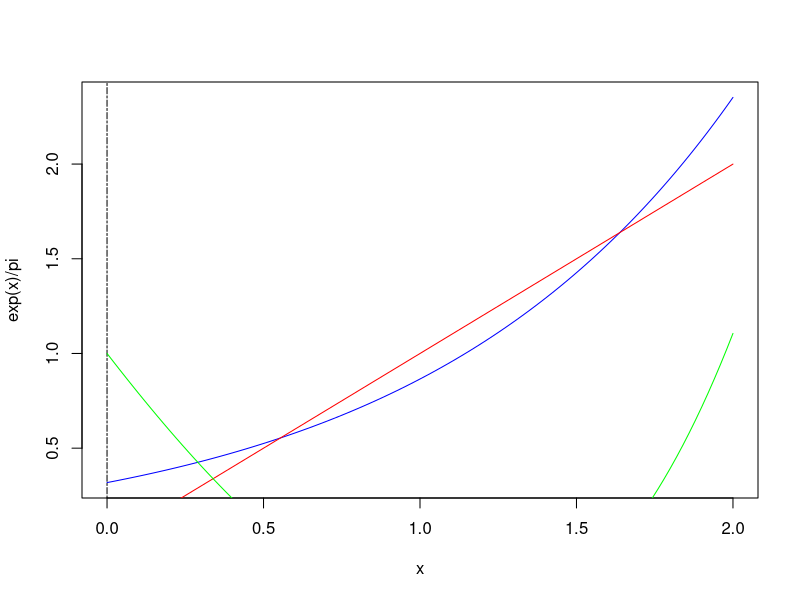

This chart was generated by the following R code:
#1e-9 = 0.000000001
puntoFijo = function(g,x0,tol,maxIter){
  k = 1
  repeat{
    x1 = g(x0)
    dx = abs(x1-x0)
    x0 = x1
    cat("x ",k,"= ",x1,"\n")
    k =  k+1
    if(dx<tol || k > maxIter) break;
  }
  if( dx > tol ){
    cat("No hubo convergencia ")
    #return(NULL)
  } else{
    cat("x* es aproximadamente ", x1, " con  ", k-1," iteraciones\n")
  }
}
biseccion = function(f,a,b,tol,maxIter){
k = 1
    repeat{
    c = (a+b)/2
    if(abs(f(c))<tol) {
        break
     }
    
     if(f(a)*f(c)<0) b = c
     
     if(f(b)*f(c)<0) a = c
         
     if(k>maxIter) break;
     
     cat("x ",k,"= ",c,"\n")
     k = k+1
    }
    cat("\n Con biseccion \n La raiz es aproximadamente ", c, " con  ", k-1," iteraciones")
  
}
g <- function(x) exp(x)/pi
z <- function(x) x
y <- function(x) exp(x)-pi*x
curve(exp(x)/pi,0,2, col="blue");abline(h=-0,v=0,lty=6)
curve(z,0,2,col="red",add=TRUE)
curve(y,0,2,col="green",add=TRUE)
puntoFijo(g,0.5,1e-9,100)
biseccion(y,0,2,1e-9,100)
